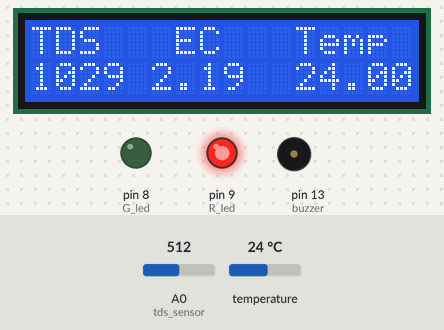
Bench run of a sketch on a simulated Arduino Uno, built with avr-gcc and run on an emulated ATmega328P. On the bench: 16×2 character LCD, output pins drawn as LEDs (lit = HIGH), buzzer (waves = sounding, pin HIGH). Wiring (inferred from the names in the program): DS18B20 sensor: data A5. The test bench sets the inputs (shaded band); at power-on: temperature 24 °C, A0 (tds_sensor) = 512.

Above: at 2.4 s.
3.3 s: temperature set to 36.8 °C
At 3.86 s:
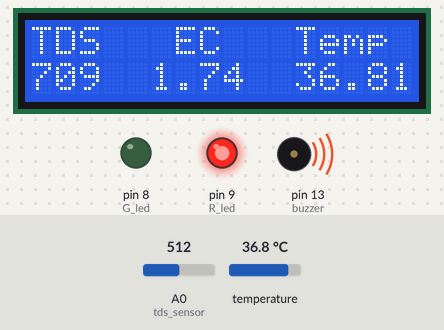
5.2 s: temperature set to 37.8 °C
At 6.5 s:
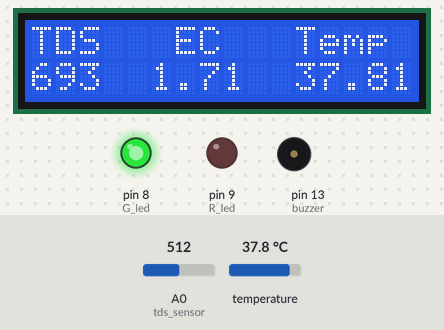
6.8 s: A0 (tds_sensor) set to 530
At 7.04 s:
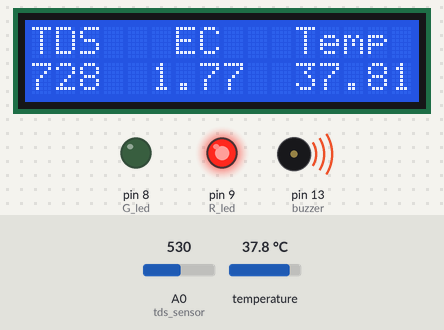
8.3 s: A0 (tds_sensor) set to 511
At 9.6 s:
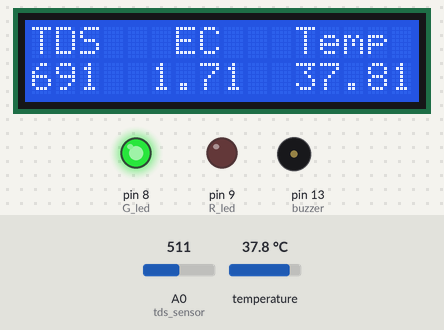
10.0 s: temperature set to 12 °C
At 10.22 s:
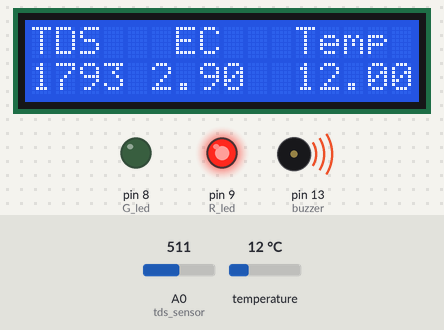
11.5 s: A0 (tds_sensor) set to 710
At 11.86 s:
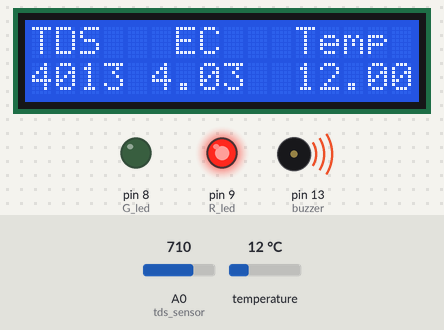
Timing chart, 0 to 14.2 s (numbered marks = the images above; inputs shaded):
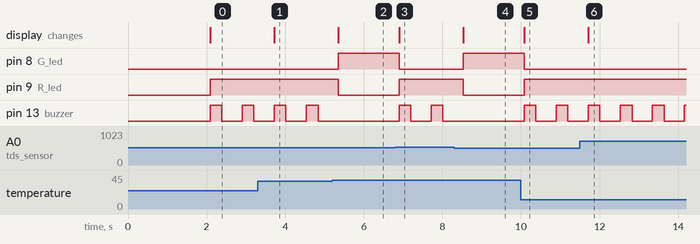

The sketch:

TDS_Meter_with_Temperature_TDS_Sensor.ino
```cpp
#include <LiquidCrystal.h> //Libraries
LiquidCrystal lcd(2, 3, 4, 5, 6, 7); //Arduino pins to lcd

#define tds_sensor A0
#define DS18B20_PIN  A5 // for Arduino microcontroller

#define G_led 8
#define R_led 9
#define buzzer 13

float aref = 4.3;
float ecCalibration = 1;

float ec = 0;
unsigned int tds = 0;

int raw_temp;
float waterTemp = 0;

void setup(){
pinMode(tds_sensor, INPUT);

pinMode(R_led,OUTPUT); // declare Red LED as output
pinMode(G_led,OUTPUT); // declare Green LED as output
pinMode(buzzer,OUTPUT); // declare Buzzer as output

lcd.begin(16, 2); // Configura lcd numero columnas y filas
lcd.clear();
lcd.setCursor (0,0);
lcd.print("   Welcome To   ");
lcd.setCursor (0,1);
lcd.print("TDS & Temp Meter");
delay(2000);
lcd.clear();
}

void loop(){

if(ds18b20_read(&raw_temp)) {
waterTemp = (float)raw_temp / 16;     // Convert temperature raw value into degree Celsius (temp in °C = raw/16)
}
float rawEc = analogRead(tds_sensor) * aref / 1024.0; // read the analog value more stable by the median filtering algorithm, and convert to voltage value
float temperatureCoefficient = 1.0 + 0.02 * (waterTemp - 25.0); // temperature compensation formula: fFinalResult(25^C) = fFinalResult(current)/(1.0+0.02*(fTP-25.0));
ec = (rawEc / temperatureCoefficient) * ecCalibration; // temperature and calibration compensation
tds = (133.42 * pow(ec, 3) - 255.86 * ec * ec + 857.39 * ec) * 0.5; //convert voltage value to tds value

lcd.clear();
lcd.setCursor(0,0);
lcd.print("TDS   EC   Temp");
lcd.setCursor(0,1);
lcd.print(tds);
lcd.setCursor(5,1);
lcd.print(ec, 2);
lcd.setCursor(11,1);
lcd.print(waterTemp,2);

if(tds<50 || tds>700){
digitalWrite(buzzer, HIGH);
digitalWrite(G_led, LOW); // Turn LED off.
digitalWrite(R_led, HIGH);  // Turn LED on.
delay(300);
}else{
digitalWrite(G_led, HIGH); // Turn LED on.
digitalWrite(R_led, LOW);  // Turn LED off.
}

digitalWrite(buzzer, LOW);
delay(500);
}

bool ds18b20_start(){bool ret = 0;
  digitalWrite(DS18B20_PIN, LOW);     // Send reset pulse to the DS18B20 sensor
  pinMode(DS18B20_PIN, OUTPUT);
  delayMicroseconds(500);             // Wait 500 us
  pinMode(DS18B20_PIN, INPUT);
  delayMicroseconds(100);             //wait to read the DS18B20 sensor response
  if (!digitalRead(DS18B20_PIN)) {
    ret = 1;                          // DS18B20 sensor is present
    delayMicroseconds(400);           // Wait 400 us
  }
  return(ret);
}

void ds18b20_write_bit(bool value){
  digitalWrite(DS18B20_PIN, LOW);
  pinMode(DS18B20_PIN, OUTPUT);
  delayMicroseconds(2);
  digitalWrite(DS18B20_PIN, value);
  delayMicroseconds(80);
  pinMode(DS18B20_PIN, INPUT);
  delayMicroseconds(2);
}

void ds18b20_write_byte(byte value){
  byte i;
  for(i = 0; i < 8; i++)
    ds18b20_write_bit(bitRead(value, i));
}

bool ds18b20_read_bit(void) {
  bool value;
  digitalWrite(DS18B20_PIN, LOW);
  pinMode(DS18B20_PIN, OUTPUT);
  delayMicroseconds(2);
  pinMode(DS18B20_PIN, INPUT);
  delayMicroseconds(5);
  value = digitalRead(DS18B20_PIN);
  delayMicroseconds(100);
  return value;
}

byte ds18b20_read_byte(void) {
  byte i, value;
  for(i = 0; i  <8; i++)
    bitWrite(value, i, ds18b20_read_bit());
  return value;
}

bool ds18b20_read(int *raw_temp_value) {
  if (!ds18b20_start())                     // Send start pulse
    return(0);                              // Return 0 if error
  ds18b20_write_byte(0xCC);                 // Send skip ROM command
  ds18b20_write_byte(0x44);                 // Send start conversion command
  while(ds18b20_read_byte() == 0);          // Wait for conversion complete
  if (!ds18b20_start())                     // Send start pulse
    return(0);                              // Return 0 if error
  ds18b20_write_byte(0xCC);                 // Send skip ROM command
  ds18b20_write_byte(0xBE);                 // Send read command
  *raw_temp_value = ds18b20_read_byte();    // Read temperature LSB byte and store it on raw_temp_value LSB byte
  *raw_temp_value |= (unsigned int)(ds18b20_read_byte() << 8);     // Read temperature MSB byte and store it on raw_temp_value MSB byte
  return(1);                                // OK --> return 1
}
```

Measured:
- the behaviour switches between 37.3 and 37.4 °C on temperature (found by bisection; images 1 and 2)
- the behaviour switches between 515 and 516 on A0 (tds_sensor) (found by bisection; images 2 and 3)
- after the input at 3.3 s, the display: changes after 0.42 s (image 1)
- after the input at 5.2 s, pin 8 (G_led): LOW → HIGH after 0.15 s; pin 9 (R_led): HIGH → LOW after 0.15 s; pin 13 (buzzer): stops changing and stays LOW; the display: changes after 0.15 s (image 2)
- after the input at 6.8 s, pin 8 (G_led): HIGH → LOW after 0.10 s; pin 9 (R_led): LOW → HIGH after 0.10 s; pin 13 (buzzer): alternates HIGH for 0.30 s and LOW for 0.52 s, starting after 0.10 s; the display: changes after 0.10 s (image 3)
- after the input at 8.3 s, pin 8 (G_led): LOW → HIGH after 0.23 s; pin 9 (R_led): HIGH → LOW after 0.23 s; pin 13 (buzzer): stops changing and stays LOW; the display: changes after 0.23 s (image 4)
- after the input at 10.0 s, pin 8 (G_led): HIGH → LOW after 0.08 s; pin 9 (R_led): LOW → HIGH after 0.08 s; pin 13 (buzzer): alternates HIGH for 0.30 s and LOW for 0.52 s, starting after 0.08 s; the display: changes after 0.08 s (image 5)
- after the input at 11.5 s, the display: changes after 0.21 s (image 6)
